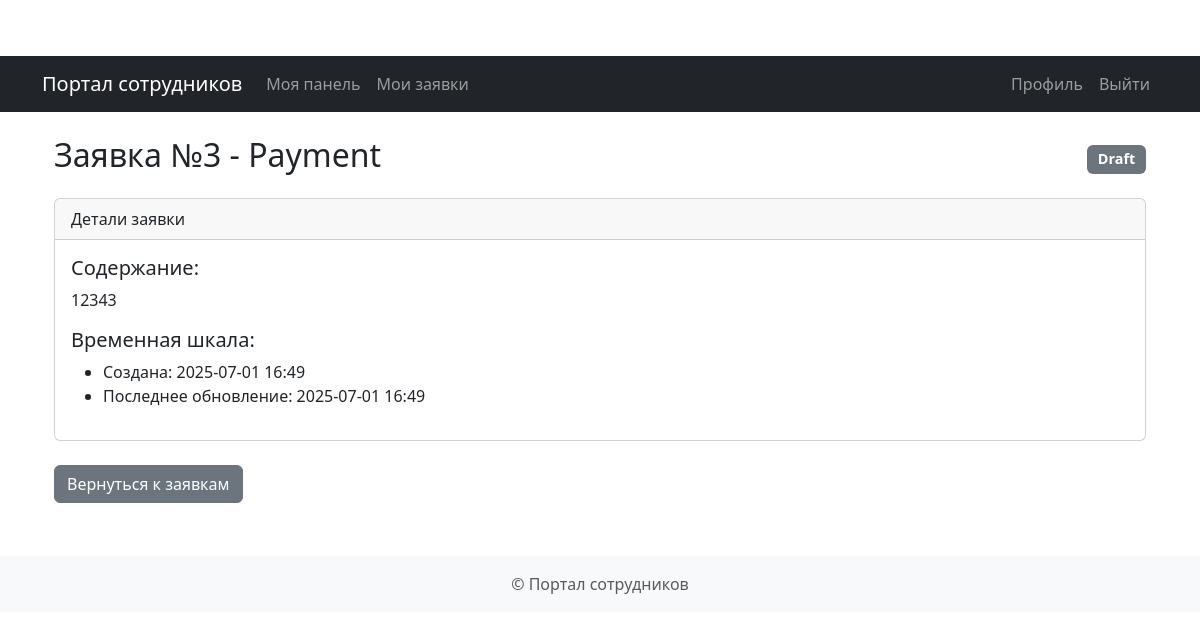
/employee/requests/3 (signed in), run on the app's committed database.
### app/models.py (models this page shows)
class Request(Base):
    __tablename__ = "requests"
    id = Column(Integer, primary_key=True, index=True)
    type = Column(SQLEnum(RequestType))
    status = Column(SQLEnum(RequestStatus), default=RequestStatus.DRAFT)
    created_at = Column(DateTime, default=datetime.utcnow)
    updated_at = Column(DateTime, default=datetime.utcnow, onupdate=datetime.utcnow)
    content = Column(Text)
    documents = Column(Text, nullable=True)
    manager_comment = Column(Text, nullable=True)
    hr_comment = Column(Text, nullable=True)
    owner_id = Column(Integer, ForeignKey("users.id"))
    manager_id = Column(Integer, ForeignKey("users.id"))
    hr_officer_id = Column(Integer, ForeignKey("users.id"), nullable=True)
    owner = relationship("User", foreign_keys=[owner_id], back_populates="requests")
    manager = relationship("User", foreign_keys=[manager_id], back_populates="managed_requests")
    hr_officer = relationship("User", foreign_keys=[hr_officer_id], back_populates="hr_requests")

### app/routes/employee.py (the view)
@router.get("/requests/{request_id}", response_class=HTMLResponse)
async def request_detail(
        request: StarletteRequest,
        request_id: int,
        current_user: User = Depends(get_current_user),
        db: Session = Depends(get_db)
):
    request_obj = db.query(Request).filter(
        Request.id == request_id,
        Request.owner_id == current_user.id
    ).first()
    if not request_obj:
        raise HTTPException(status_code=404, detail="Request not found")
    return render_template(
        request,
        "employee/request_detail.html",
        {
            "user": current_user,
            "req": request_obj,
            "RequestStatus": RequestStatus
        }
    )

### app/templates/employee/request_detail.html (shortened to what this page needs)
{% extends "base.html" %}
{% block content %}
<div class="container mt-4">
    <div class="d-flex justify-content-between align-items-center mb-3">
        <h2>Заявка №{{ req.id }} - {{ req.type|title }}</h2>
        <span class="badge bg-{% if req.status == 'draft' %}secondary
                             {% elif req.status == 'pending' %}warning
                             {% elif req.status == 'approved' %}success
                             {% elif req.status == 'rejected' %}danger
                             {% elif req.status == 'completed' %}info{% endif %}">
            {{ req.status|title }}
        </span>
    </div>
    <div class="card mb-4">
        <div class="card-header">
            Детали заявки
        </div>
        <div class="card-body">
            <div class="mb-3">
                <h5>Содержание:</h5>
                <p>{{ req.content }}</p>
            </div>
            <div class="mb-3">
                <h5>Временная шкала:</h5>
                <ul>
                    <li>Создана: {{ req.created_at.strftime('%Y-%m-%d %H:%M') }}</li>
                    <li>Последнее обновление: {{ req.updated_at.strftime('%Y-%m-%d %H:%M') }}</li>
                </ul>
            </div>
        </div>
    </div>
    <a href="/employee/requests" class="btn btn-secondary">Вернуться к заявкам</a>
</div>
{% endblock %}

### app/static/css/styles.css (style rules this page uses)
body { padding-top: 56px; }
.card { margin-bottom: 20px; }
.badge { font-size: 0.9em; padding: 0.5em 0.75em; }
.btn { margin-right: 5px; margin-bottom: 5px; }

### data on the page
Request: id "3", type "Payment", status "Draft", content "12343", created_at "2025-07-01 16:49", updated_at "2025-07-01 16:49"
